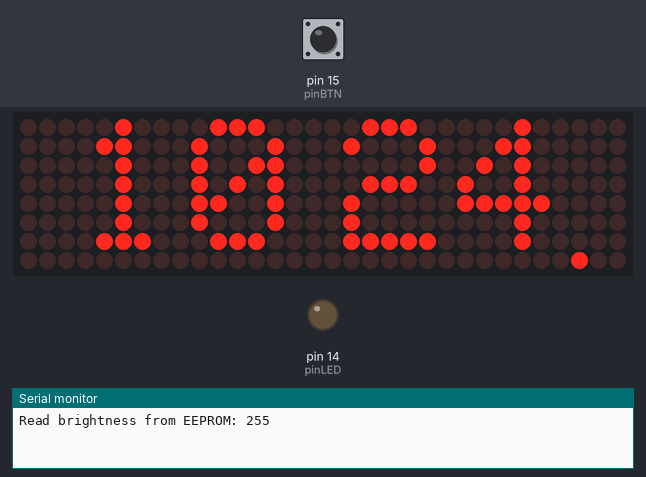
Recording of a sketch running on a simulated Arduino Uno, built with avr-gcc and run on an emulated ATmega328P. Shown: 32×8 LED matrix, output pins drawn as LEDs (lit = HIGH), the last lines printed to the serial monitor. The test bench sets the inputs (shaded band); at power-on: pin 15 (pinBTN) HIGH. The local clock reads 2024-03-15 10:24:30 at power-on unless the sketch sets it; EEPROM starts erased.

Above: at 1.2 s.
1.3 s: pin 15 (pinBTN) pulled LOW for 3.2 s
At 5.6 s:
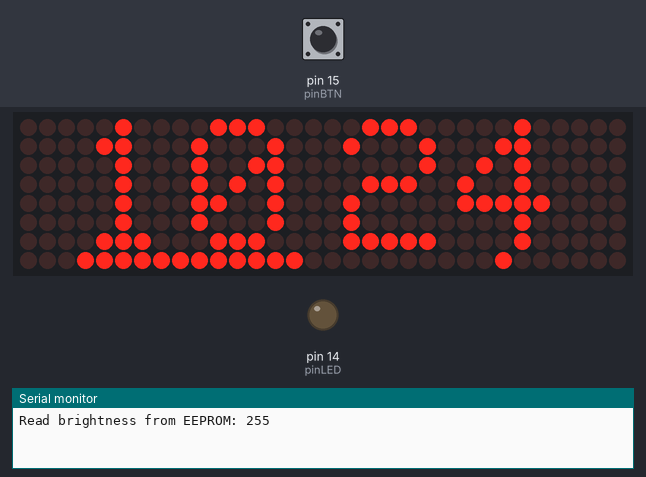
6.0 s: pin 15 (pinBTN) pulled LOW for 0.15 s
At 7.8 s:
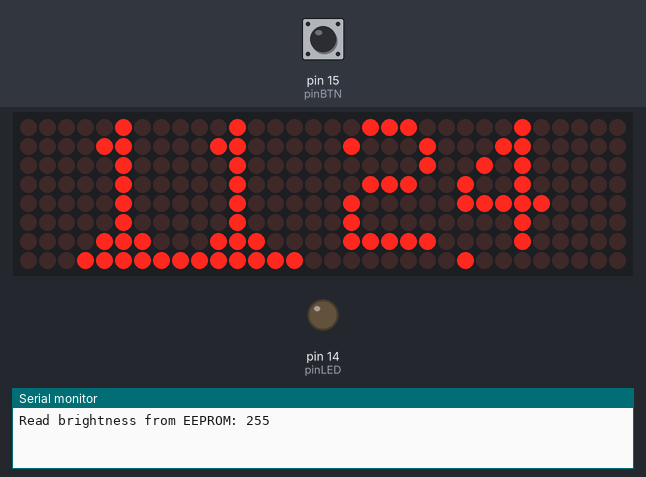
9.1 s: pin 15 (pinBTN) pulled LOW for 1 s
At 10.7 s:
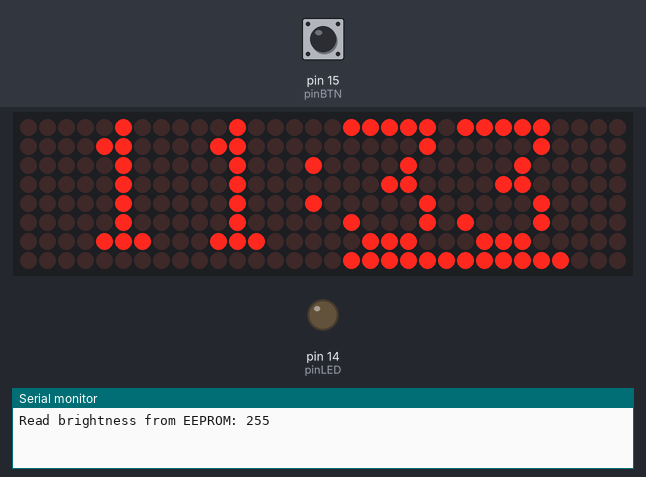
13.1 s: pin 15 (pinBTN) pulled LOW for 0.15 s
At 14.8 s:
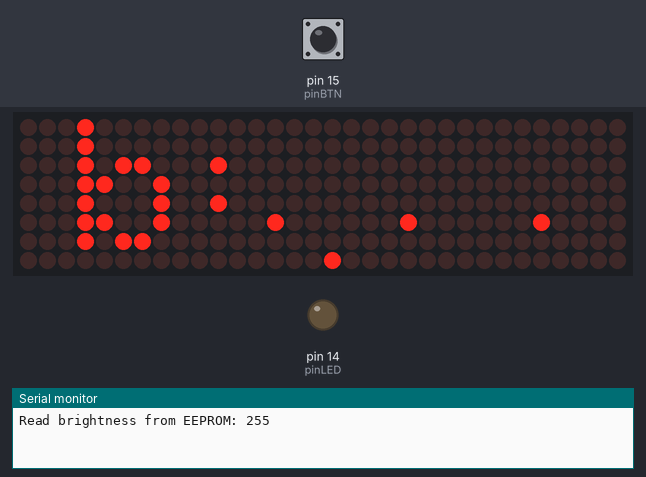
16.2 s: pin 15 (pinBTN) pulled LOW for 1 s
At 18.3 s:
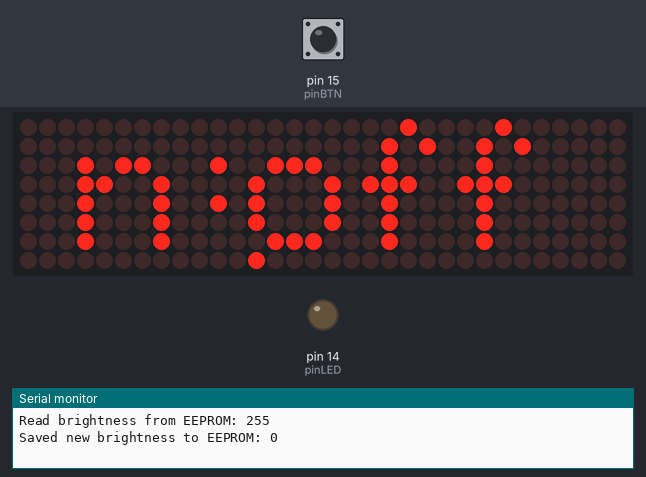
Timing chart, 0 to 19.7 s (numbered marks = the images above; inputs shaded):
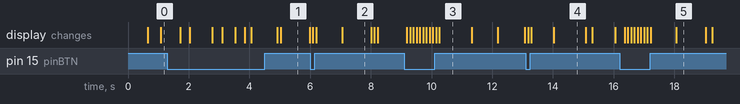

The sketch:

clock.ino
```cpp
#include <SPI.h>
#include <Adafruit_GFX.h>
#include <Max72xxPanel.h>
#include <EEPROM.h>

#include "RTClib.h"

RTC_DS3231 rtc;

enum Mode {
	normal,
	set_hour,
	set_minute,
	set_brightness,
	set_nightmode,
};

enum NightMode {
	off,
	on,
	automatic,
};

#define NEXT 20
#define NIGHTBREAK 50
#define RSHIFT 3

char* nightMode_str[] = {"off", "on", "auto"};

//Vcc - Vcc
//Gnd - Gnd
//Din - Mosi (Pin 11)
//Cs  - SS (Pin 10)
//Clk - Sck (Pin 13)
const int pinLED = 14;
const int pinBTN = 15;

const int memAddr = 0x0;

int i = 0;
int mode = Mode::normal;
int pressBtnDuration = 0;
int newHour = 0;
int newMinute = 0;
int nextCounter = NEXT;
bool justSwitched = false;
bool toggle = true;
int newBrightness = 0;
int brightness = 1;
int oldBrightness = brightness;
int nightMode = NightMode::off;
int nightCounter = 0;

char newTime[2];
String newTime_str = "00";

const int pinCS = 10;
const int numberOfHorizontalDisplays = 4;
const int numberOfVerticalDisplays = 1;
Max72xxPanel matrix = Max72xxPanel(pinCS, numberOfHorizontalDisplays, numberOfVerticalDisplays);
const int wait = 50; // Velocidad a la que realiza el scroll
const int spacer = 1;
const int width = 5 + spacer; // Ancho de la fuente a 5 pixeles

void setup(){
	Serial.begin(9600);

	brightness = EEPROM.read(memAddr);
	Serial.print("Read brightness from EEPROM: ");
	Serial.println(brightness, DEC);

	matrix.setIntensity(brightness);  // Adjust the brightness between 0 and 15
	matrix.setPosition(0, 0, 0);  // The first display is at <0, 0>
	matrix.setPosition(1, 1, 0);  // The second display is at <1, 0>
	matrix.setPosition(2, 2, 0);  // The third display is in <2, 0>
	matrix.setPosition(3, 3, 0);  // The fourth display is at <3, 0>
	matrix.setRotation(0, 1);		// Display position
	matrix.setRotation(1, 1);		// Display position
	matrix.setRotation(2, 1);		// Display position
	matrix.setRotation(3, 1);		// Display position

	if (!rtc.begin()) {
		Serial.println("Couldn't find RTC");
		Serial.flush();
		abort();
	}
	if (rtc.lostPower()) {
		Serial.println("RTC lost power, let's set the time!");
		rtc.adjust(DateTime(F(__DATE__), F(__TIME__)));
	}
	pinMode(pinLED, OUTPUT);
	pinMode(pinBTN, INPUT_PULLUP);
}


void loop(){
	DateTime now = rtc.now();
	String a = "";
	char timenow[5];
	int second = now.second();

	newTime_str = String(newTime);

	if(now.hour() < 10){
		a += "0";
		a += String(now.hour());
	} else {
		a += String(now.hour());
	}

	if(now.minute() < 10){
		a += "0";
		a += String(now.minute());
	} else {
		a += String(now.minute());
	}
	matrix.fillScreen(LOW);

	switch (mode) {
		case Mode::set_hour:
			matrix.drawChar( 0+RSHIFT,0,newTime_str[0],1,1,1);
			matrix.drawChar( 6+RSHIFT,0,newTime_str[1],1,1,1);
			matrix.drawChar(14+RSHIFT,0,a[2],1,1,1);
			matrix.drawChar(20+RSHIFT,0,a[3],1,1,1);
			for (int i=0+RSHIFT; i < 12+RSHIFT; i++)
				matrix.drawPixel(i,7,1);
			break;
		case Mode::set_minute:
			matrix.drawChar( 0+RSHIFT,0,a[0],1,1,1);
			matrix.drawChar( 6+RSHIFT,0,a[1],1,1,1);
			matrix.drawChar(14+RSHIFT,0,newTime_str[0],1,1,1);
			matrix.drawChar(20+RSHIFT,0,newTime_str[1],1,1,1);
			for (int i=0+RSHIFT; i < 12+RSHIFT; i++)
				matrix.drawPixel(i+14,7,1);
			break;
		case Mode::set_brightness:
			matrix.drawChar( 0+RSHIFT,0, 'b', 1, 1, 1);
			matrix.drawChar( 5+RSHIFT,0, ':', 1, 1, 1);
			matrix.drawPixel( 13, 5, 1);
			matrix.drawPixel( 20, 5, 1);
			matrix.drawPixel( 27, 5, 1);

			for (int i=0; i < brightness; i++) {
				matrix.drawPixel(13 + i,3,1);
				matrix.drawPixel(13 + i,4,1);
			}
			break;
		case Mode::set_nightmode:
			matrix.drawChar( 0+RSHIFT,0, 'n', 1, 1, 1);
			matrix.drawChar( 5+RSHIFT,0, ':', 1, 1, 1);
			for (int i=0; i<strlen(nightMode_str[nightMode]); i++)
				matrix.drawChar(12 + i * 5,0,nightMode_str[nightMode][i], 1, 1, 1);
			break;
		default:
			matrix.drawChar( 0+RSHIFT,0,a[0],1,1,1);
			matrix.drawChar( 6+RSHIFT,0,a[1],1,1,1);
			matrix.drawChar(14+RSHIFT,0,a[2],1,1,1);
			matrix.drawChar(20+RSHIFT,0,a[3],1,1,1);
			break;
	}

	if (second <= 30)
		matrix.drawPixel(second,7,1);
	else
		matrix.drawPixel(30 + (30-second),7,1);

	if(toggle && mode < Mode::set_brightness)
		matrix.drawChar(10+RSHIFT,0,':',1,1,1);

	if (mode == Mode::normal && nightCounter == 0) {
		if (nightMode == NightMode::on)
			matrix.fillScreen(LOW);
		if (nightMode == NightMode::automatic && (now.hour() > 21 || now.hour() < 6))
			matrix.fillScreen(LOW);
	}

	if (nightMode >= NightMode::on)
		matrix.drawPixel(0, 0, 1);
	if (nightMode == NightMode::automatic)
		matrix.drawPixel(0, 1, 1);

	matrix.write();

	if(i == 5)
		toggle == true ? toggle = false : toggle = true;

	int currentState = digitalRead(pinBTN);
	if(currentState == HIGH) {
		pressBtnDuration = 0;
		if (justSwitched == true)
			justSwitched = false;
	} else {

		nextCounter = NEXT;

		pressBtnDuration++;

		if (justSwitched == false) {
			switch (mode) {
				case Mode::set_hour:
					if (newHour == 23)
						newHour = -1;
					sprintf(newTime, "%02d", ++newHour);
					break;
				case Mode::set_minute:
					if (newMinute == 59)
						newMinute = -1;
					sprintf(newTime, "%02d", ++newMinute);
					break;
				case Mode::set_brightness:
					brightness++;
					if (brightness > 15)
						brightness = 0;
					matrix.setIntensity(brightness);
					break;
				case Mode::set_nightmode:
					nightMode++;
					if (nightMode > 2)
						nightMode = 0;
					break;
			}
		}
	}

	if (mode == Mode::normal && pressBtnDuration == 20) {
		justSwitched = true;
		nextCounter = NEXT;
		mode++;
		newHour = now.hour();
		sprintf(newTime, "%02d", newHour);
		oldBrightness = brightness;
	}

	if (mode == Mode::normal && nightMode >= NightMode::on && pressBtnDuration != 0) {
		nightCounter = NIGHTBREAK;
	}

	if (nightCounter > 0)
		nightCounter--;

	if (mode != Mode::normal && --nextCounter == 0) {
		switch (mode) {
			case Mode::set_hour:
				rtc.adjust(DateTime(now.year(), now.month(), now.day(), newHour, now.minute(), now.second()));
				newMinute = now.minute();
				sprintf(newTime, "%02d", newMinute);
				break;
			case Mode::set_minute:
				rtc.adjust(DateTime(now.year(), now.month(), now.day(), now.hour(), newMinute, now.second()));
				break;
			case Mode::set_brightness:
				if (brightness != oldBrightness) {
					EEPROM.write(memAddr, brightness);
					Serial.print("Saved new brightness to EEPROM: ");
					Serial.println(brightness, DEC);
				}
				break;
		}
		mode++;
		nextCounter = NEXT;
		if(mode > 4)
			mode = Mode::normal;
	}

	if(i % 10 == 0)
		i=0;

	i++;
	delay(100);
}
```

Measured:
- what the display in image 1 shows lasts 1.0 s, from 5.0 s to 6.0 s
- what the display in image 3 shows lasts 1.0 s, from 10.3 s to 11.3 s
